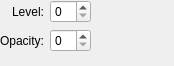
<?xml version="1.0" encoding="UTF-8"?>
<ui version="4.0">
 <class>WdgNoiseOptions</class>
 <widget class="QWidget" name="WdgNoiseOptions">
  <property name="geometry">
   <rect>
    <x>0</x>
    <y>0</y>
    <width>174</width>
    <height>66</height>
   </rect>
  </property>
  <layout class="QGridLayout">
   <property name="leftMargin">
    <number>0</number>
   </property>
   <property name="topMargin">
    <number>0</number>
   </property>
   <property name="rightMargin">
    <number>0</number>
   </property>
   <property name="bottomMargin">
    <number>0</number>
   </property>
   <item row="1" column="0">
    <widget class="QLabel" name="textLabel2">
     <property name="text">
      <string>Opacity:</string>
     </property>
     <property name="alignment">
      <set>Qt::AlignRight|Qt::AlignTrailing|Qt::AlignVCenter</set>
     </property>
     <property name="wordWrap">
      <bool>false</bool>
     </property>
    </widget>
   </item>
   <item row="0" column="0">
    <widget class="QLabel" name="textLabel1">
     <property name="text">
      <string>Level:</string>
     </property>
     <property name="alignment">
      <set>Qt::AlignRight|Qt::AlignTrailing|Qt::AlignVCenter</set>
     </property>
     <property name="wordWrap">
      <bool>false</bool>
     </property>
    </widget>
   </item>
   <item row="1" column="1">
    <widget class="KisIntParseSpinBox" name="intOpacity"/>
   </item>
   <item row="0" column="1">
    <widget class="KisIntParseSpinBox" name="intLevel"/>
   </item>
   <item row="1" column="2">
    <spacer>
     <property name="orientation">
      <enum>Qt::Horizontal</enum>
     </property>
     <property name="sizeType">
      <enum>QSizePolicy::Expanding</enum>
     </property>
     <property name="sizeHint" stdset="0">
      <size>
       <width>21</width>
       <height>20</height>
      </size>
     </property>
    </spacer>
   </item>
   <item row="2" column="1">
    <spacer>
     <property name="orientation">
      <enum>Qt::Vertical</enum>
     </property>
     <property name="sizeType">
      <enum>QSizePolicy::Expanding</enum>
     </property>
     <property name="sizeHint" stdset="0">
      <size>
       <width>20</width>
       <height>21</height>
      </size>
     </property>
    </spacer>
   </item>
  </layout>
 </widget>
 <customwidgets>
  <customwidget>
   <class>KisIntParseSpinBox</class>
   <extends>QSpinBox</extends>
   <header>kis_intparsespinbox.h</header>
  </customwidget>
 </customwidgets>
 <resources/>
 <connections/>
</ui>
